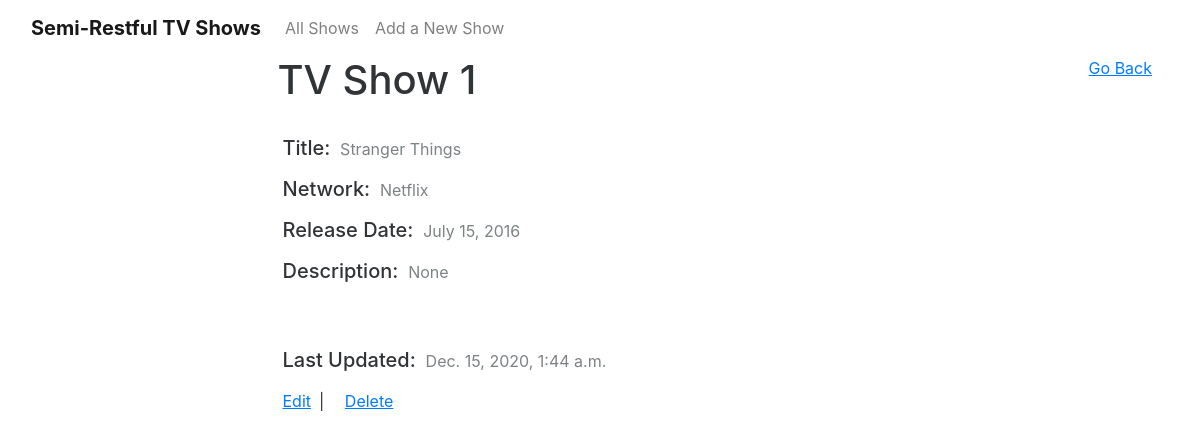
Page /shows/1 on the earlier database version.
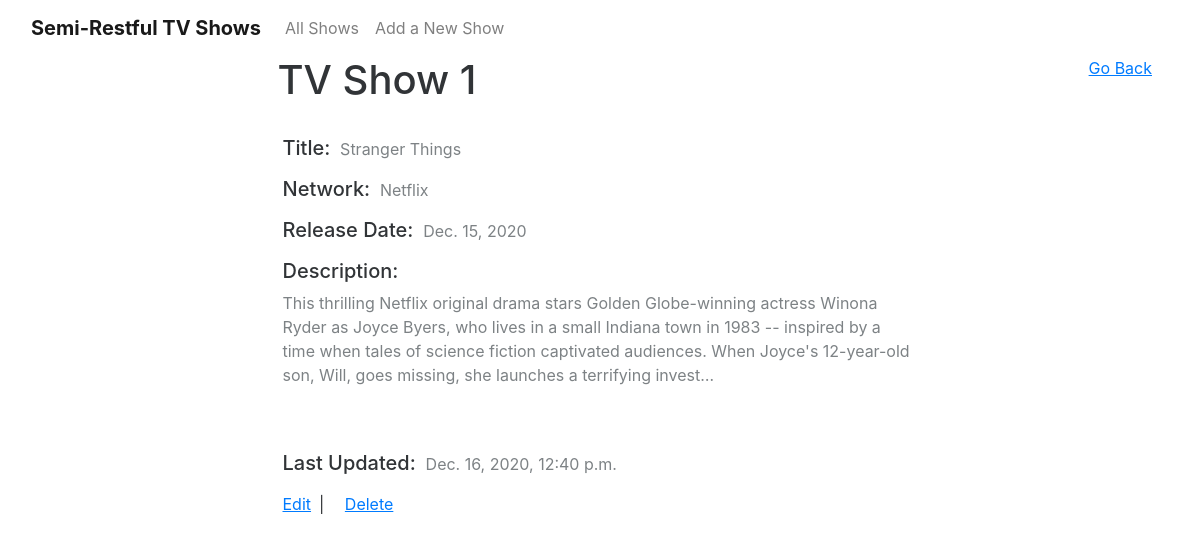
Same page on the later database version.
### simi_restful_app/models.py (models this page shows)
class Show(models.Model):
    title = models.CharField(max_length=255)
    network = models.CharField(max_length=255)
    release_date = models.DateField()
    description = models.TextField(default='', blank=True, null=True)
    created_at = models.DateTimeField(auto_now_add=True)
    updated_at = models.DateTimeField(auto_now=True)
    objects = ShowManager()

### simi_restful_app/views.py (the view)
# urls.py: path('shows/<int:show_id>', views.view),
def view(request, show_id):
    context = {
        'show_id': show_id,
        'show_obj': Show.objects.get(id=show_id),
    }
    return render(request, 'view.html', context)

### simi_restful_app/templates/view.html (shortened to what this page needs)
<!DOCTYPE html>
<html>
<head>
    {% load static %}
    <link rel="stylesheet" href="{% static '/bootstrap/css/bootstrap.min.css' %}">
    <link rel="stylesheet" href="{% static '/css/Features-Boxed.css' %}">
    <link rel="stylesheet" href="{% static '/css/styles.css'%}">
</head>
<body>
    <nav class="navbar navbar-light navbar-expand-md">
        <div class="container-fluid"><a class="navbar-brand" href="/shows"><strong>Semi-Restful TV
                    Shows</strong><br></a>
            <div class="collapse navbar-collapse" id="navcol-1">
                <ul class="nav navbar-nav">
                    <li class="nav-item"><a class="nav-link" href="/shows">All Shows</a></li>
                    <li class="nav-item"><a class="nav-link" href="/shows/new"
                            onclick="sessionStorage.setItem(`backTo`, window.location.pathname)">Add a New
                            Show</a></li>
                </ul>
            </div>
        </div>
    </nav><a class="float-right underline mr-5" href="#" onclick="window.location = sessionStorage.getItem(`backTo`)">Go
        Back</a>
    <div class="features-boxed">
        <div class="container">
            <div class="row row-cols-1 justify-content-center features">
                <div class="col-xl-7">
                    <h1 class="d-inline-block">TV Show {{show_id}}</h1>
                </div>
            </div>
            <div class="row row-cols-1 justify-content-center features mt-4 mb-5">
                <div class="col-xl-7 justify-content-between col-6">
                    <h5 class="d-inline-block">Title:&nbsp;</h5>
                    <p class="d-inline-block">{{show_obj.title}}</p>
                </div>
                <div class="col-xl-7 justify-content-between col-6">
                    <h5 class="d-inline-block">Network:&nbsp;</h5>
                    <p class="d-inline-block">{{show_obj.network}}</p>
                </div>
                <div class="col-xl-7 justify-content-between col-6">
                    <h5 class="d-inline-block">Release Date:&nbsp;</h5>
                    <p class="d-inline-block">{{show_obj.release_date}}</p>
                </div>
                <div class="col-xl-7 justify-content-between col-6">
                    <h5 class="d-inline-block">Description:&nbsp;</h5>
                    <p class="d-inline-block">{{show_obj.description}}</p>
                </div>
            </div>
            <div class="row row-cols-1 justify-content-center features mt-5">
                <div class="col-xl-7 justify-content-between col-6">
                    <h5 class="d-inline-block">Last Updated:&nbsp;</h5>
                    <p class="d-inline-block">{{show_obj.updated_at}}</p>
                </div>
                <div class="col-xl-7 justify-content-between col-6">
                    <ul class="list-inline">
                        <li class="list-inline-item"><a class="underline" href="/shows/{{show_id}}/edit">Edit</a><span
                                class="m-2">|</span>
                        </li>
                        <li class="list-inline-item"><a class="underline" href="#" data-toggle="modal"
                                data-target="#myModal" onclick="ThisItem =`{{show_id}}`">Delete</a></li>
                    </ul>
                </div>
            </div>
        </div>
    </div>
</body>
</html>

Differences in the rows shown:
changed Show "Stranger Things": release_date "July 15, 2016" → "Dec. 15, 2020"; description "None" → "This thrilling Netflix original drama stars Golden Globe-winning actress Winona Ryder as Joyce Byers, who lives in a small Indiana town in 1983 -- inspired by a time when tales of science fiction captivated audiences. When Joyce's 12-year-old son, Will, goes missing, she launches a terrifying invest…"; updated_at "Dec. 15, 2020, 1:44 a.m." → "Dec. 16, 2020, 12:40 p.m."
